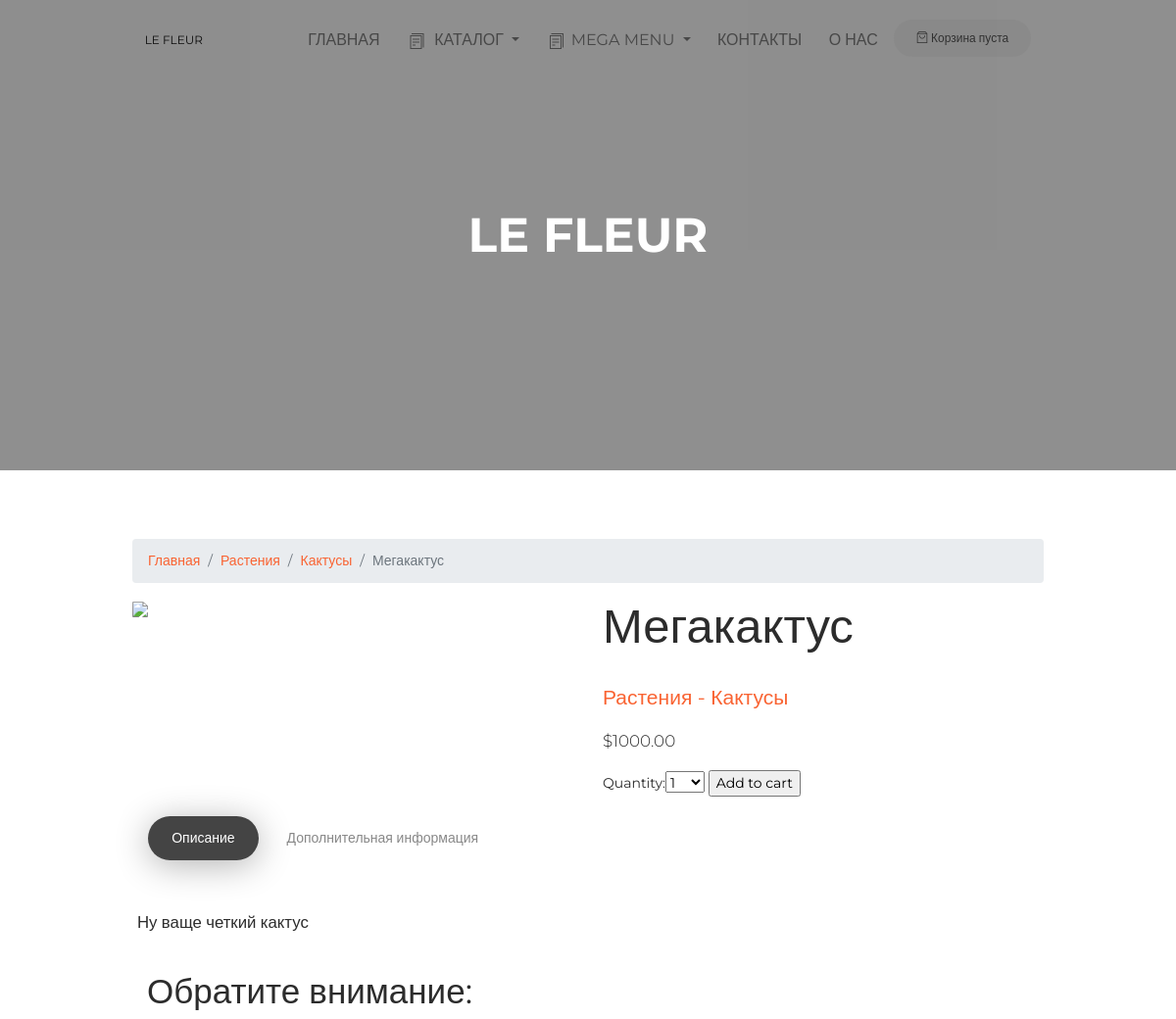
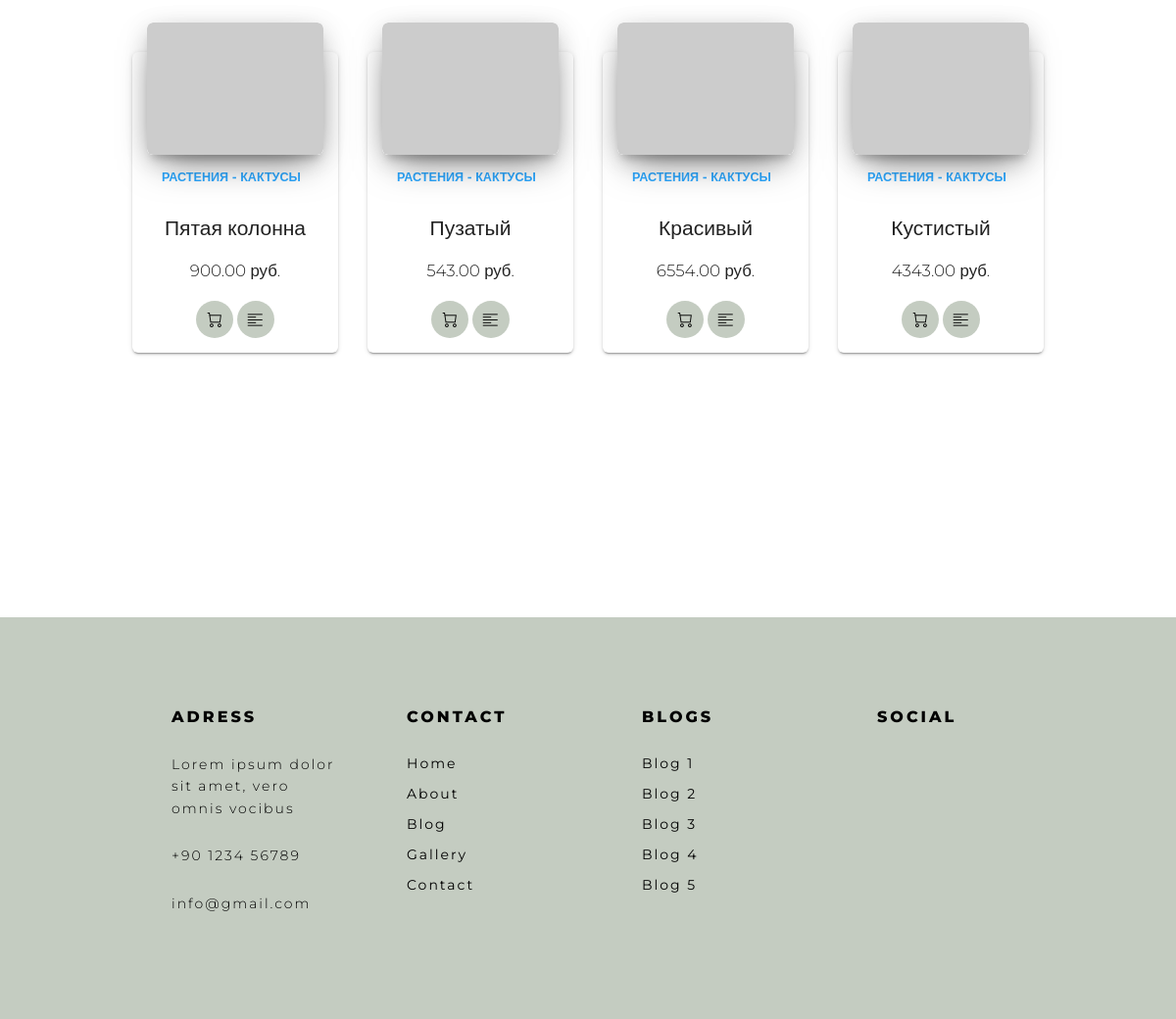
The page /1/megakaktus/ on the database its author committed (2 pictures, top to bottom).
### main/models.py (models this page shows, shortened)
class Product(models.Model):
    category = models.ForeignKey(SubCategory, related_name='products', on_delete=models.PROTECT,
                                 verbose_name='Категория')
    name = models.CharField(max_length=200, db_index=True, verbose_name='Название')
    slug = models.SlugField(max_length=200, db_index=True, verbose_name='Алиас')
    image = models.ImageField(upload_to='products/%Y/%m/%d', blank=True, verbose_name='Изображение')
    description = models.TextField(blank=True, verbose_name='Описание')
    price = models.DecimalField(max_digits=10, decimal_places=2, verbose_name='Цена')
    stock = models.PositiveIntegerField(verbose_name='Остаток')
    available = models.BooleanField(default=True, verbose_name='Наличие')
    created = models.DateTimeField(auto_now_add=True, verbose_name='Дата создания')
    updated = models.DateTimeField(auto_now=True, verbose_name='Дата обновления')
    OPTIONS = (
        ('n', 'Не установлено'),
        ('b', 'Лидер продаж'),
        ('s', 'Скидка'),
    )
    status = models.CharField(max_length=1, choices=OPTIONS, blank=True, default='n',
                              verbose_name='Статус')
    discount = models.DecimalField(max_digits=10, decimal_places=2, verbose_name='Скидка', blank=True, default=0)
    class Meta:
        ordering = ('-created', 'available', )
        index_together = (('id', 'slug'), )
        verbose_name = 'Продукт'
        verbose_name_plural = 'Продукты'
    def get_absolute_url(self):
        return reverse('main:product_detail',
                       args=[self.id, self.slug])

class Category(models.Model):
    name = models.CharField(max_length=200, db_index=True, verbose_name='Название')
    slug = models.SlugField(max_length=200, db_index=True, unique=True, verbose_name='Алиас')
    order = models.SmallIntegerField(default=0, db_index=True, verbose_name='Порядок')
    super_category = models.ForeignKey('SuperCategory', on_delete=models.PROTECT, null=True,
                                       blank=True, verbose_name='Надкатегория')

### main/views.py (the view)
# urls.py: path('<int:id>/<slug:slug>/', product_detail, name='product_detail'),
def product_detail(request, id, slug):
    product = get_object_or_404(Product, id=id, slug=slug, available=True)
    extra = Product.objects.exclude(id=id).filter(category=product.category)[:4]
    cart_product_form = CartAddProductForm()
    return render(request, 'main/product_detail.html', {'product': product,
                                                        'cart_product_form': cart_product_form,
                                                        'extra': extra})

### cart/forms.py
class CartAddProductForm(forms.Form):
    quantity = forms.TypedChoiceField(choices=PRODUCT_QUANTITY_CHOICES, coerce=int)
    update = forms.BooleanField(required=False, initial=False, widget=forms.HiddenInput)

### cart/cart.py (called while the page is built)
    def __len__(self):
        return sum(item['quantity'] for item in self.cart.values())

### cart/context_processors.py (called while the page is built)
def cart(request):
    return {'cart': Cart(request)}

### main/models.py (called while the page is built)
    def __str__(self):
        return '%s - %s' % (self.super_category.name, self.name)

    def get_absolute_url(self):
        return reverse('main:product_list_by_category',
                       args=[self.slug])

### main/templates/main/product_detail.html (shortened to what this page needs)
{% extends "layout/basic.html" %}
{% load static %}
{% block content %}
<div class="section">
<div class="container">
    <div class="row">
        <div class="col-main col-md-12">
    <nav aria-label="breadcrumb" role="navigation">
        <ol class="breadcrumb">
            <li class="breadcrumb-item"><a href="#">Главная</a></li>
            <li class="breadcrumb-item"><a href="#">{{ product.category.super_category.name }}</a></li>
            <li class="breadcrumb-item"><a href="#">{{ product.category.name }}</a></li>
            <li class="breadcrumb-item active" aria-current="page">{{ product.name }}</li>
        </ol>
    </nav>
            <div class="row">
                <div class="col-xs-12 col-sm-6 col-md-6 col-lg-6">
    <img src="{% if product.image %}{{ product.image.url }}{% else %}{% static 'img/no_image.png' %}{% endif %}">
                </div>
                <div class="col-xs-12 col-sm-6 col-md-6 col-lg-6">
    <h1>{{ product.name }}</h1>
    <h4><a href="{{ product.category.get_absolute_url }}">{{ product.category }}</a></h4>
    <p class="price">${{ product.price }}</p>
    <form action="{% url 'cart:cart_add' product.id %}" method="post">
    {{ cart_product_form }}
    <input type="submit" value="Add to cart">
    </form>
                </div>
            </div>
            <div class="card card-nav-tabs card-plain">
                <div class="card-header card-header-danger">
                    <div class="nav-tabs-navigation">
                        <div class="nav-tabs-wrapper">
                            <ul class="nav nav-tabs" data-tabs="tabs">
                                <li class="nav-item">
                                    <a class="nav-link active" href="#home" data-toggle="tab">Описание</a>
                                </li>
                                <li class="nav-item">
                                    <a class="nav-link" href="#updates" data-toggle="tab">Дополнительная информация</a>
                                </li>
                            </ul>
                        </div>
                    </div>
                </div><div class="card-body ">
                <div class="tab-content">
                    <div class="tab-pane active" id="home">
                        <p>{{ product.description|linebreaks }}</p>
                    </div>
                </div>
            </div>
                {% if extra %}
                <div class="col-main col-md-12">
                    <h2>Обратите внимание:</h2>
                </div>
<div class="row">
                {% for product in extra %}
                <div class="col-12 col-md-4 col-lg-3">
                    <div class="blog-card blog-card-blog">
                        <div class="blog-card-image">
                            <a href="#"> <img class="img" src="http://placehold.it/800x600/f44242/fff"> </a>
                        </div>
                        <div class="blog-table">
                            <h6 class="card-category text-info">{{ product.category }}</h6>
                            <h4 class="text-center">
                                {{ product.name }}
                            </h4>
                            <p class="text-center">{{ product.price }} руб.</p>
                            <div class="ftr text-center">
                                <button class="btn btn-fistashka btn-icon btn-round" data-toggle="tooltip" data-placement="top" title="Добавить в корзину">
                                    <i class="now-ui-icons shopping_cart-simple"></i>
                                </button>
                                <a class="btn btn-fistashka btn-icon btn-round" href="{{ product.get_absolute_url }}" data-toggle="tooltip" data-placement="top" title="Подробнее">
                                    <i class="now-ui-icons text_align-left"></i>
                                </a>
                            </div>
                        </div>
                    </div>
                </div>
                {% endfor %}
</div>
                {% endif %}
            </div>
    </div>
</div>
</div>
</div>
{% endblock %}

### main/static/css/style.css (style rules this page uses)
.container { max-width: 80%; }
.btn-fistashka { background-color: #c4ccc1; color: #000000; }
.blog-card-blog { margin-top: 30px; }
.blog-card { display: inline-block; position: relative; width: 100%; margin-bottom: 30px; border-radius: 6px; color: rgba(0, 0, 0, 0.87); background: #fff; transition: 0.5s; -webkit-transition: 0.5s; box-shadow: 0 2px 2px 0 rgba(0, 0, 0, 0.14), 0 3px 1px -2px rgba(0, 0, 0, 0.2), 0 1px 5px 0 rgba(0, 0, 0, 0.12); }
.blog-card .blog-card-image { height: 60%; position: relative; overflow: hidden; margin-left: 15px; margin-right: 15px; margin-top: -30px; border-radius: 6px; box-shadow: 0 16px 38px -12px rgba(0, 0, 0, 0.56), 0 4px 25px 0px rgba(0, 0, 0, 0.12), 0 8px 10px -5px rgba(0, 0, 0, 0.2); }
.blog-card .blog-card-image img { width: 100%; height: 100%; border-radius: 6px; pointer-events: none; }
.blog-card .blog-table { padding: 15px 30px; }
.blog-table { margin-bottom: 0px; }
.blog-card .ftr { margin-top: 15px; }

### rows shown on the page
Product: category.super_category.name "Растения", category.name "Кактусы", name "Мегакактус", category "Растения - Кактусы", price "1000.00", description "Ну ваще четкий кактус"
Product: category "РАСТЕНИЯ - КАКТУСЫ", name "Пятая колонна", price "900.00"
Product: category "РАСТЕНИЯ - КАКТУСЫ", name "Пузатый", price "543.00"
Product: category "РАСТЕНИЯ - КАКТУСЫ", name "Красивый", price "6554.00"
Product: category "РАСТЕНИЯ - КАКТУСЫ", name "Кустистый", price "4343.00"
